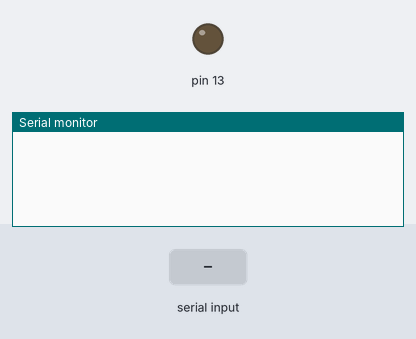
Recording of a sketch running on a simulated Arduino Uno, built with avr-gcc and run on an emulated ATmega328P. Shown: output pins drawn as LEDs (lit = HIGH), the last lines printed to the serial monitor. The inputs (shaded band) are chosen by the test bench.

Above: at 1.2 s.
1.3 s: "A90\n" received over Serial
At 2.5 s:
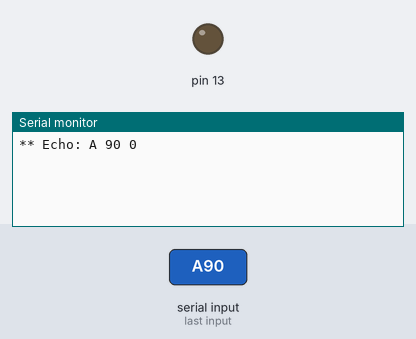
4.3 s: byte 68 ('D') received over Serial
At 6.4 s:
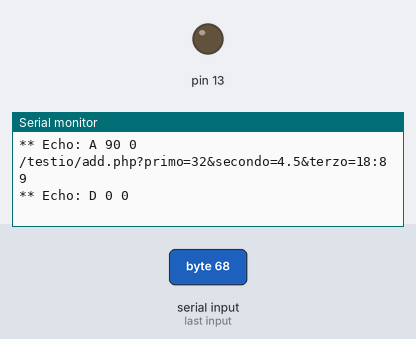
6.7 s: byte 80 ('P') received over Serial
At 8.5 s:
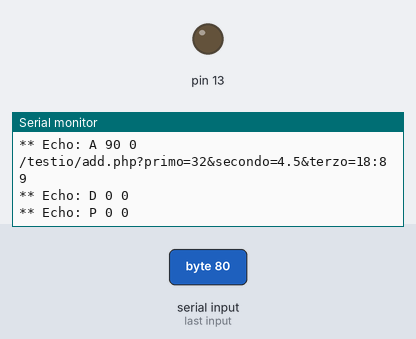

Measured:
- after the input at 1.3 s, the serial monitor: prints a new line at once (image 1)
- after the input at 4.3 s, the serial monitor: prints a new line after 1.0 s (image 2)
- after the input at 6.7 s, the serial monitor: prints a new line after 1.0 s (image 3)

The sketch:

testser02.ino
```cpp
long params[16];

void setup() {
    Serial.begin(115200);
    while (!Serial) {
        ; // wait for serial port to connect. Needed for native USB port only
     }
    pinMode(13, OUTPUT);
}

int tcount = 0;

void loop() {
char dummy[64];
int x;
int y;
long z;
  //  RX LOOP
  if (Serial.available()) {
  // COMMANDS minimal implementation, max 64 char
        x = Serial.read();

        if (x=='A' || x=='D' ||x=='P'){
               memset(dummy,0,64);
               Serial.readBytesUntil(0x0A,dummy, 64);
            // parsing 2 numeric parameters
               char* s = strtok(dummy, " ,\n");
               y = strtol(s, NULL, 0);
               s = strtok(NULL, " ,\n");
               z = strtol(s, NULL, 0);
            // echo debug
               char prts[64];
               sprintf(prts, "** Echo: %c %i %li \n",x,y,z);
               Serial.write(prts);
               delay(10);  // required after write
           // generic commands implementation for Arduino UNO:

           // analog write, send as "A port value": A [3..11] [0..255][0D] (decimal, 0-octal, 0x-esa)
              if (x=='A'){
                 if(y == 3 || y == 5 || y == 6 || y == 9 || y == 10 || y == 11) {    // test for Arduino UNO
                    if (z>=0 && z<=255)
                       analogWrite(y, z);  }  } // if A

           // digital write, send as "D pin  value": D [2..13] [0|1|2][0x0D]  (decimal, 0-octal, 0x-esa)
              if (x=='D'){
                 if (y >1 && y < 14 ) {       // pin 0, pin 1: serial - test for Arduino UNO
                    if (z == 0 )                    // 0 -> LOW
                       digitalWrite(y, LOW);
                    if (z == 1)                     // 1 -> HIGH
                       digitalWrite(y, HIGH);
                    if (z== 2) {                    // 2 -> TOGGLE
                       if (digitalRead(y) == HIGH)
                          digitalWrite(y, LOW);
                       else
                          digitalWrite(y, HIGH);
                       }
                    }
              } //  if D
// Long parameter set, send as "P index valueL": P [0..15] [[-]0..2'147'483'647][0D] (decimal, 0-octal, 0x-esa)
              if (x=='P'){
                  if (y >= 0 && y <= 15)
                      params[y] = z;
               } // if P
        tcount = 0;
        } // if ADP
    }  // if available
    else
    {
    delay(10);  // loop delay
    // =========  TX LOOP
    tcount++;
    if (tcount > 180) {    // blinking period
        tcount = 0;
        Serial.write("/testio/add.php?primo=32&secondo=4.5&terzo=18:89\n");
        delay(10);  // required for 115200
        }
     }
  }
```
